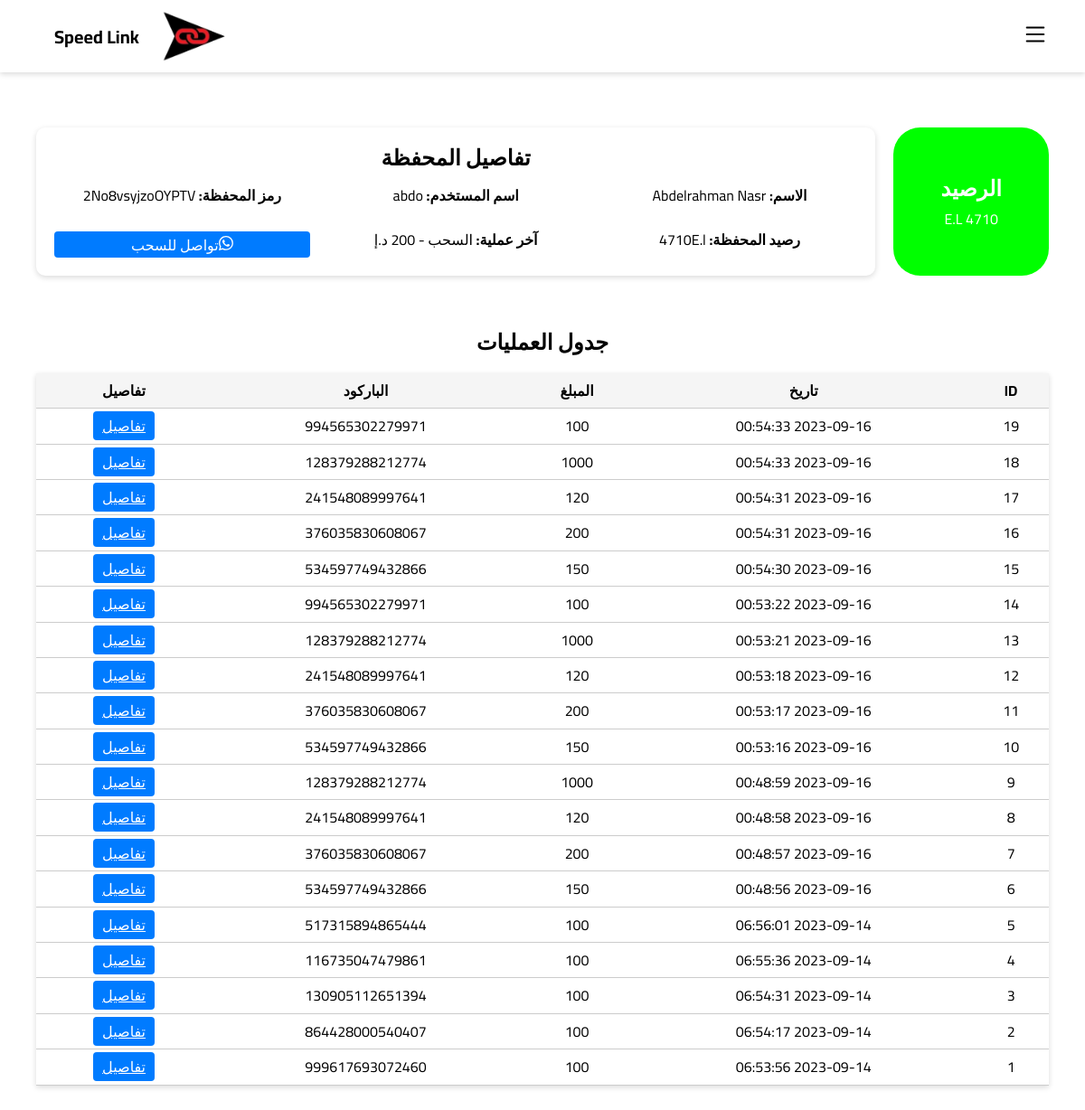
/viwewallets/2No8vsyjzoOYPTV, run on the app's committed database.
### app.py (models this page shows)
class Shippers(db.Model):
    id = db.Column(db.Integer, primary_key=True)
    email = db.Column(db.String(100), unique=True)
    username = db.Column(db.String(100), unique=True)
    password = db.Column(db.String(100))
    name = db.Column(db.String(100))
    phone1 = db.Column(db.String(11))
    phone2 = db.Column(db.String(11))
    city = db.Column(db.String(15))
    address = db.Column(db.String(300))
    wallet_code = db.Column(db.String(15), unique=True)
    dues = db.Column(db.Integer)
    shipments = db.Column(db.Integer)

class Wallets(db.Model):
    id = db.Column(db.Integer, primary_key=True)
    wallet_code = db.Column(db.String(15), unique=True)
    name = db.Column(db.String(100))
    Shipper_id = db.Column(db.Integer)
    dues = db.Column(db.Integer)

class WalletsLog(db.Model):
    id = db.Column(db.Integer, primary_key=True)
    wallet_code = db.Column(db.String(15))
    name = db.Column(db.String(100))
    Shipment_barcode = db.Column(db.String(15))
    amount = db.Column(db.Integer)
    created_at = db.Column(db.String(23))

### app.py (the view)
@app.route('/viwewallets/<wallet_code>')
def viwewallets(wallet_code):
    shipper = Shippers.query.filter_by(wallet_code=wallet_code).first()
    wallet = Wallets.query.filter_by(wallet_code=wallet_code).first()
    wallet_log = WalletsLog.query.filter_by(wallet_code=wallet_code).all()
    wallet_log = wallet_log[::-1]
    return render_template('wallet.html',infoS=shipper,infoW=wallet,infoL=wallet_log)

### templates/wallet.html (shortened to what this page needs)
{% extends 'base.html' %} {% block content %}
    <link rel="stylesheet" href="https://cdnjs.cloudflare.com/ajax/libs/normalize/8.0.1/normalize.min.css"
    />
        <div class="wallet-container">
            <div class="wallet-balance">
                <div class="curved-rectangle">
                    <h2>الرصيد</h2>
                    <p>{% if infoS.dues == infoW.dues%} {{ infoS.dues }}{% endif %} E.L</p>
                </div>
                <div class="wallet-details">
                    <h2>تفاصيل المحفظة</h2>
                    <br>
                    <div class="wallet-card">
                        <p>
                            <strong>الاسم:</strong> {{ infoS.name }}
                        </p>
                        <p>
                            <strong>اسم المستخدم:</strong> {{ infoS.username }}
                        </p>
                        <p>
                            <strong>رمز المحفظة:</strong> {{ infoW.wallet_code }}
                        </p>
                        <p>
                            <strong>رصيد المحفظة:</strong> {% if infoS.dues == infoW.dues%} {{ infoS.dues }}{% endif %}E.l
                        </p>
                        <p>
                            <strong>آخر عملية:</strong> السحب - 200 د.إ
                        </p>
                        <a href="https://wa.me/201003060775" class="withdraw-btn" onclick="">
                              تواصل للسحب
							</a>
                    </div>
                </div>
            </div>
        </div>
        <div class="operations-table">
            <h2>جدول العمليات</h2>{% if infoL %}
            <table>
                <thead>
                    <tr>
                        <th>ID</th>
                        <th>تاريخ</th>
                        <th>المبلغ</th>
                        <th>الباركود</th>
                        <th>تفاصيل</th>
                    </tr>
                </thead>
                <tbody>
                    {% for log in infoL%}
                    <tr>
                        <td>{{ log.id }}</td>
                        <td>{{ log.created_at }}</td>
                        <td>{{ log.amount }}</td>
                        <td>{{ log.Shipment_barcode }}</td>
                        <td><a href="/track/{{log.Shipment_barcode}}" class="details-btn">تفاصيل</a></td>
                    </tr>
                    {% endfor %}
                </tbody>
            </table>{% endif %}
        </div>
        {% endblock %}

### static/css/style.css (style rules this page uses)
* { margin: 0; padding: 0; box-sizing: border-box; }
body { font-family: 'Cairo', sans-serif; background: rgb(189, 208, 251); }

### templates/base.html (style rules this page uses)
body { margin: 0; padding: 0; background-color: #fff; font-family: "Cairo", sans-serif; direction: rtl; min-height: 100vh; }

### templates/wallet.html (style rules this page uses)
.wallet-container { display: flex; flex-direction: column; align-items: center; padding: 20px; }
.wallet-balance { text-align: center; margin-bottom: 20px; width: 100%; display: flex; gap: 20px; align-items: stretch; }
.curved-rectangle { background-color: #00ff00; color: #fff; border-radius: 30px; display: flex; justify-content: center; align-items: center; margin: 0 auto; flex-direction: column; gap: 10px; padding: 10px 20px; width: 200px; }
.wallet-details { width: 100%; background-color: #fff; border-radius: 10px; box-shadow: 0 2px 6px rgba(0, 0, 0, 0.15); padding: 20px; }
.wallet-card { display: grid; grid-template-columns: 1fr 1fr 1fr; gap: 20px; }
.wallet-card p { margin-bottom: 10px; }
.withdraw-btn { padding: 5px 10px; background-color: #007bff; color: #fff; border: none; border-radius: 4px; cursor: pointer; text-decoration: none; }
.operations-table { text-align: center; margin: 20px; }
.operations-table h2 { margin-bottom: 20px; }
table { width: 100%; border-collapse: collapse; background-color: #fff; box-shadow: 0 2px 6px rgba(0, 0, 0, 0.15); }
th, td { padding: 10px; border-bottom: 1px solid #ccc; }
th { background-color: #f5f5f5; font-weight: bold; }
td { text-align: center; }
.details-btn { padding: 1px 10px; background-color: #007bff; color: #fff; border: none; border-radius: 4px; cursor: pointer; }
body { background-color: #fff; }

### data on the page
Shippers: dues "4710", name "Abdelrahman Nasr", username "abdo"
Wallets: wallet_code "2No8vsyjzoOYPTV"
WalletsLog: id "19", created_at "2023-09-16 00:54:33", amount "100", Shipment_barcode "994565302279971"
WalletsLog: id "18", created_at "2023-09-16 00:54:33", amount "1000", Shipment_barcode "128379288212774"
WalletsLog: id "17", created_at "2023-09-16 00:54:31", amount "120", Shipment_barcode "241548089997641"
WalletsLog: id "16", created_at "2023-09-16 00:54:31", amount "200", Shipment_barcode "376035830608067"
WalletsLog: id "15", created_at "2023-09-16 00:54:30", amount "150", Shipment_barcode "534597749432866"
WalletsLog: id "14", created_at "2023-09-16 00:53:22", amount "100", Shipment_barcode "994565302279971"
WalletsLog: id "13", created_at "2023-09-16 00:53:21", amount "1000", Shipment_barcode "128379288212774"
WalletsLog: id "12", created_at "2023-09-16 00:53:18", amount "120", Shipment_barcode "241548089997641"
WalletsLog: id "11", created_at "2023-09-16 00:53:17", amount "200", Shipment_barcode "376035830608067"
WalletsLog: id "10", created_at "2023-09-16 00:53:16", amount "150", Shipment_barcode "534597749432866"
WalletsLog: id "9", created_at "2023-09-16 00:48:59", amount "1000", Shipment_barcode "128379288212774"
WalletsLog: id "8", created_at "2023-09-16 00:48:58", amount "120", Shipment_barcode "241548089997641"
WalletsLog: id "7", created_at "2023-09-16 00:48:57", amount "200", Shipment_barcode "376035830608067"
WalletsLog: id "6", created_at "2023-09-16 00:48:56", amount "150", Shipment_barcode "534597749432866"
WalletsLog: id "5", created_at "2023-09-14 06:56:01", amount "100", Shipment_barcode "517315894865444"
WalletsLog: id "4", created_at "2023-09-14 06:55:36", amount "100", Shipment_barcode "116735047479861"
WalletsLog: id "3", created_at "2023-09-14 06:54:31", amount "100", Shipment_barcode "130905112651394"
WalletsLog: id "2", created_at "2023-09-14 06:54:17", amount "100", Shipment_barcode "864428000540407"
WalletsLog: id "1", created_at "2023-09-14 06:53:56", amount "100", Shipment_barcode "999617693072460"
